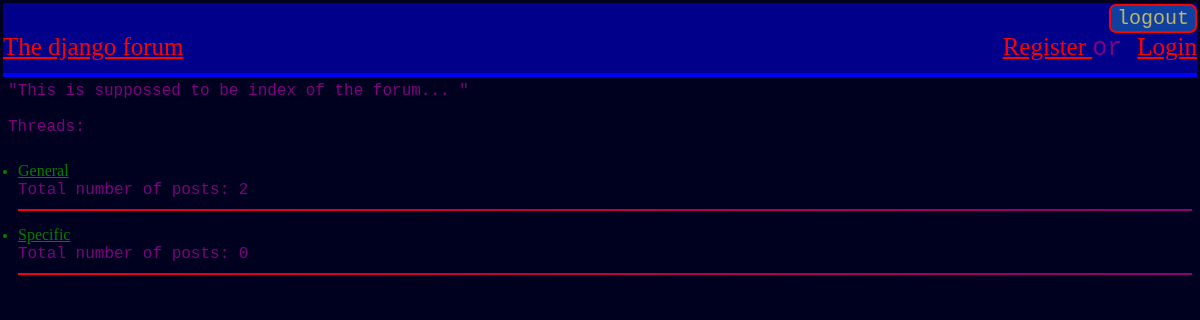
The app's page /forum/ with its own data.
### blog/models.py (models this page shows, shortened)
class Thread(models.Model):
	title = models.CharField(max_length=50)
	def total_posts(self):
		posts = Post.objects.all().filter(thread__id=self.id)
		return len(posts)
		pass #TODO return the number of post in this thread

### blog/views.py (the view)
# urls.py: path('', views.forum, name="forum"),
def forum(request):
	threads = Thread.objects.all()
	return render(request, 'blog/index.html',{"threads": threads}) #our future main page

### blog/templates/blog/index.html
{% extends "blog/base.html" %}
{% block content %}
<div>
	"This is suppossed to be index  of the forum... "
	<div>
		<br>
	</div>
	<div>Threads:  </div>
	<ul>
	{% for thread in threads %}
	<li class="thread">
		<a href="{% url 'blog:thread' thread.title %}">{{ thread.title }}</a>
		<div> Total number of posts:  {{thread.total_posts}} </div>
	</li>
	{% endfor %}
	</ul>
</div>
{% endblock	 %}

### blog/templates/blog/base.html (shortened to what this page needs)
{% load static %}
{% block "base" %}
<!DOCTYPE html>
<html>
<head>
	<link rel="stylesheet" type="text/css" href="{% static 'blog/base_style.css' %}">
</head>
<body>
	<div class="navigation-bar">
		<div class="btn">
			<form action="{% url 'blog:logout' %}">
				<input type="submit" name="logout" value="logout">
			</form>
		</div>
		<div class="links">
			{% if request.user.is_authenticated == False %}
			<div>
				<a class="register" href="{% url 'blog:register'%}"> Register </a>
			or <a class="login_link" href="{% url 'blog:login' %}">Login </a>
			</div>
		{% endif %}
		<a class="forum_link" href="{% url 'blog:forum' %}">The django forum</a>
		</div>
	</div>
	{% block content%}
	{% endblock  %}
</body>
</html>
{% endblock "base" %}

### blog/static/blog/base_style.css (style rules this page uses)
div { color: purple; font-family: Courier; }
.navigation-bar { text-align: right; font-size: 25px; padding-bottom: 10px; border-bottom: #0000FF solid 4px ; background-color: darkblue; margin: -5px; margin-bottom: 5px; }
.links { display: flex; flex-flow: row-reverse; flex-wrap: wrap; justify-content: space-between; }
.register { text-decoration: underline; }
.login_link { text-decoration: underline; }
.forum_link { text-decoration: underline; }
body { background-color: #00001F; }
.btn { text-align: right; }
.btn form input { background-color: #0f3f9f; font-size: 20px; border-radius: 7px; border-style: double; border-color: red; color: darkkhaki; font-family: Courier; }
a { color: red; text-decoration: none; font-family: Comic-Sans; }
li.thread a { color: green; text-decoration: underline; }
li.thread { padding-top: 10px; color: green; padding-bottom: 10px; border-bottom: 2px; border-top: 0px; border-left: 0px; border-right: 0px; border-style: solid; margin-bottom: 5px; border-image: linear-gradient(to right,red, purple) 1 100; }
ul { padding-inline-start: 10px; }

### records on screen
Thread: title "General", total_posts "2"
Thread: title "Specific", total_posts "0"
